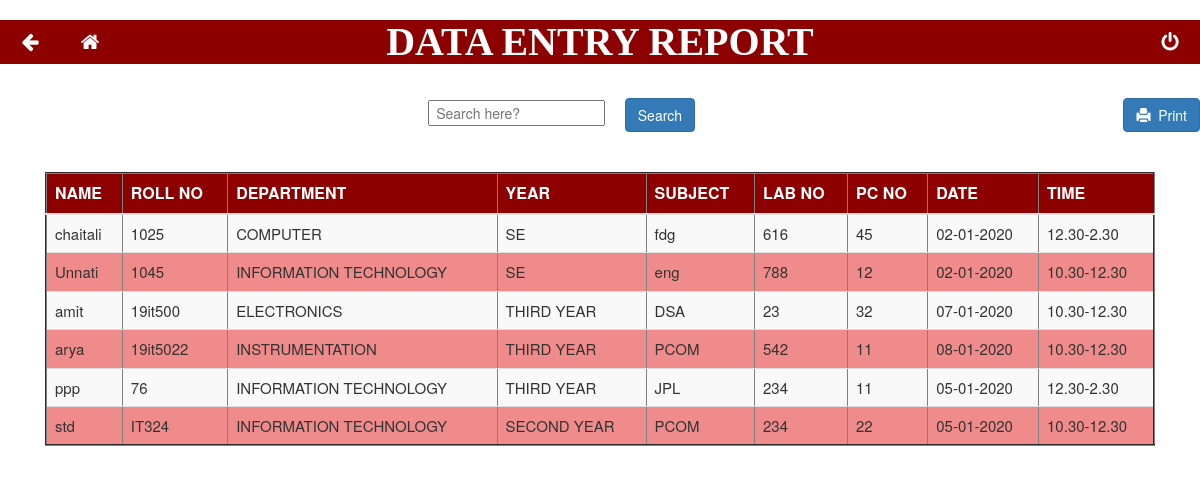
The page /datareport.php (signed in) on the database its author committed.
### tables this page shows
CREATE TABLE `data12` (
  `ROLL_NO` varchar(10) NOT NULL,
  `LABNO` int(50) NOT NULL,
  `PCNO` int(5) NOT NULL,
  `SUBJECT` varchar(20) NOT NULL,
  `DATE` varchar(50) NOT NULL,
  `TIME` varchar(50) NOT NULL
);

CREATE TABLE `student` (
  `Name` varchar(50) NOT NULL,
  `RollNo` varchar(10) NOT NULL,
  `Email` varchar(50) NOT NULL,
  `Department` varchar(60) NOT NULL,
  `Year` varchar(20) NOT NULL,
  `password` varchar(100) NOT NULL,
  `passwordrepeat` varchar(100) NOT NULL
);

### datareport.php (the view, shortened to what this page needs)
<?php
if(isset($_POST['search']))
{
    $valueToSearch = $_POST['valueToSearch'];
    $query = "SELECT * FROM data12 JOIN student ON data12.ROLL_NO = student.RollNo WHERE CONCAT(Name,RollNo,Department,Year,SUBJECT,LABNO,PCNO,DATE,TIME) LIKE '%".$valueToSearch."%'";
    $search_result = filterTable($query);
}
 else {
    $query = "SELECT * FROM data12 JOIN student ON data12.ROLL_NO = student.RollNo";
    $search_result = filterTable($query);
}
function filterTable($query)
{
    $connect =mysqli_connect("localhost", "root", "", "mydb");
	$filter_Result = mysqli_query($connect, $query);
    return $filter_Result;
}
?>
<html>
<head>
  <link rel="stylesheet" href="https://cdnjs.cloudflare.com/ajax/libs/twitter-bootstrap/4.0.0/css/bootstrap.min.css">
  <link rel="stylesheet" href="assets12/css/styles.min.css">
  <link rel="stylesheet" href="https://cdnjs.cloudflare.com/ajax/libs/font-awesome/4.7.0/css/font-awesome.min.css">
  <link rel="stylesheet" href="https://maxcdn.bootstrapcdn.com/bootstrap/3.3.6/css/bootstrap.min.css" />
  </head>
<body>
       <h1 class="text-uppercase text-center justify-content-center" style="background-size:auto;font-weight:bold;font-family:Alegreya, serif;font-size:40px;margin-top:20px;background-color:#8c0100;color:rgb(255,255,255);">DATA ENTRY REPORT</h1>
        <div class="icon-bar hidden-print">
     <a href="logoutstf.php" ><i class="fa fa-power-off"></i></a>
    <div class="iconbar-right">
    <a href="menu12.php"><i onclick="history.back()"class="fa fa-arrow-left "></i></a>
      <a href="index.php"><i class="fa fa-home "></i></a>
       </div></div>
   <br><br>
        <form action="datareport.php" method="post">
		<center>
          <div class="no-print">
            <input type="text" name="valueToSearch" placeholder=" Search here?">&nbsp;&nbsp;&nbsp;&nbsp;
            <input type="submit" class="btn btn-primary" name="search" value="Search">
             <button class="btn btn-primary" style="float:right;" onclick="window.print()">
              <span class="glyphicon glyphicon-print" aria-hidden="true"></span>&nbsp;&nbsp;Print</button>
            </div></center>
  <br><br>
   <div class="container">
   <table width="1000" border="2" class="table table-striped ">
      <thead bgcolor="#8c0100" style="color:white; font-size: 16px;">
                           <th height="40">NAME</th>
                               <th>ROLL NO</th>
                               <th>DEPARTMENT</th>
                               <th>YEAR</th>
                               <th>SUBJECT</th>
                               <th>LAB NO</th>
                               <th>PC NO</th>
                               <th>DATE</th>
                               <th>TIME</th>
                        </thead>
      <tbody>
                          <?php while($row = mysqli_fetch_array($search_result)):?>
                   <tr bgcolor="#ef8b8b"  style="font-size: 15px;">
                              <td height="28"><?php echo $Name=$row['Name']; ?></td>
                              <td><?php echo $RollNo=$row['RollNo']; ?></td>
                              <td><?php echo $Department=$row['Department']; ?></td>
                              <td><?php echo $Year=$row['Year']; ?></td>
                              <td><?php echo $SUBJECT=$row['SUBJECT']; ?></td>
                              <td><?php echo $LABNO=$row['LABNO']; ?></td>
                              <td><?php echo $PCNO=$row['PCNO']; ?></td>
                              <td><?php echo $date=$row['DATE']; ?></td>
                              <td><?php echo $time=$row['TIME']; ?></td>
                   </tr>
                 <?php endwhile;?>
           </tbody>
    </table>
        </form>
    </body>
</html>

### datareport.php (style rules this page uses)
.icon-bar { width: 100%; margin-top:-52px; overflow: auto; }
.icon-bar a { float: right; width: 5%; text-align: center; padding: 6px 0; transition: all 0.3s ease; color: white; font-size: 20px; margin-top: 4px; }
.iconbar-right a { float: left; width: 5%; text-align: center; padding: 6px 0; transition: all 0.3s ease; color: white; font-size: 20px; }

### rows shown on the page
data12: student.Name "chaitali", student.RollNo "1025", student.Department "COMPUTER", student.Year "SE", SUBJECT "fdg", LABNO "616", PCNO "45", DATE "02-01-2020", TIME "12.30-2.30"
data12: student.Name "Unnati", student.RollNo "1045", student.Department "INFORMATION TECHNOLOGY", student.Year "SE", SUBJECT "eng", LABNO "788", PCNO "12", DATE "02-01-2020", TIME "10.30-12.30"
data12: student.Name "amit", student.RollNo "19it500", student.Department "ELECTRONICS", student.Year "THIRD YEAR", SUBJECT "DSA", LABNO "23", PCNO "32", DATE "07-01-2020", TIME "10.30-12.30"
data12: student.Name "arya", student.RollNo "19it5022", student.Department "INSTRUMENTATION", student.Year "THIRD YEAR", SUBJECT "PCOM", LABNO "542", PCNO "11", DATE "08-01-2020", TIME "10.30-12.30"
data12: student.Name "ppp", student.RollNo "76", student.Department "INFORMATION TECHNOLOGY", student.Year "THIRD YEAR", SUBJECT "JPL", LABNO "234", PCNO "11", DATE "05-01-2020", TIME "12.30-2.30"
data12: student.Name "std", student.RollNo "IT324", student.Department "INFORMATION TECHNOLOGY", student.Year "SECOND YEAR", SUBJECT "PCOM", LABNO "234", PCNO "22", DATE "05-01-2020", TIME "10.30-12.30"
